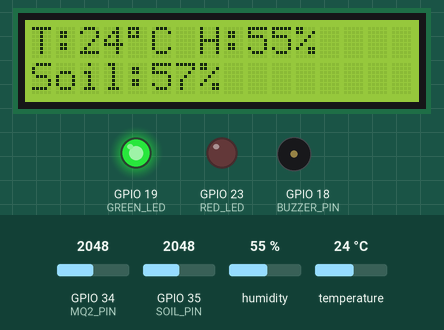
Bench run of a sketch on a simulated ESP32. Parts: 16×2 character LCD, output pins drawn as LEDs (lit = HIGH), buzzer (waves = sounding). The inputs (shaded band) are chosen by the test bench; at power-on: GPIO 34 (MQ2_PIN) = 2048, humidity 55 %, GPIO 35 (SOIL_PIN) = 2048, temperature 24 °C. WiFi joins after 1.5 s; servers stay silent unless stated; uploads are accepted with an empty reply; what the sketch prints to the serial monitor is not drawn.

Above: at 2.8 s.
2.9 s: GPIO 34 (MQ2_PIN) set to 2152
At 3.4 s:
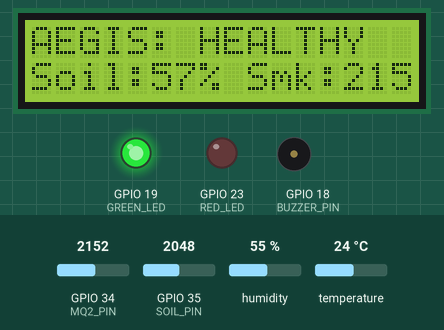
7.5 s: GPIO 34 (MQ2_PIN) set to 2233
At 8.2 s:
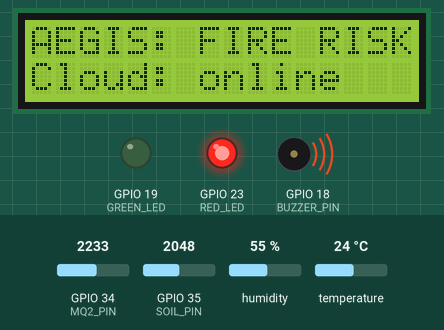
13.6 s: humidity set to 22 %
At 18.9 s:
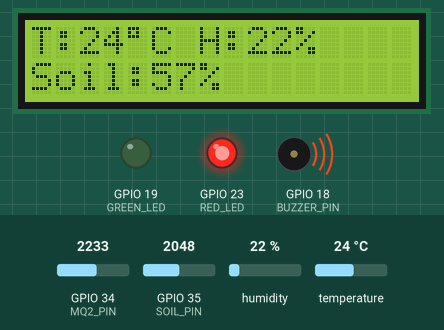
19.7 s: GPIO 35 (SOIL_PIN) set to 2866
At 22.3 s:
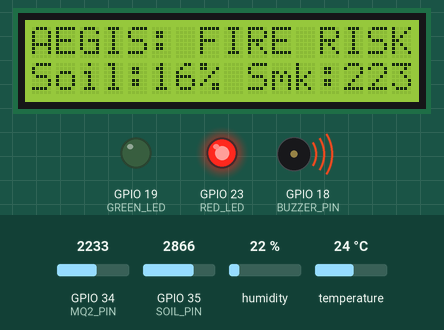
23.1 s: GPIO 34 (MQ2_PIN) set to 1228
At 25.1 s:
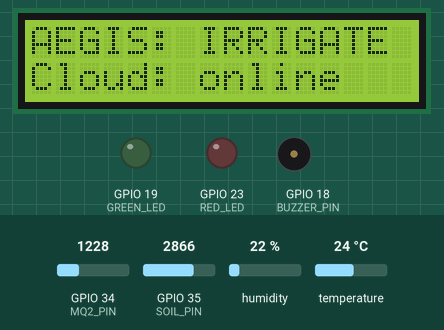
29.2 s: temperature set to 41 °C
At 31.6 s:
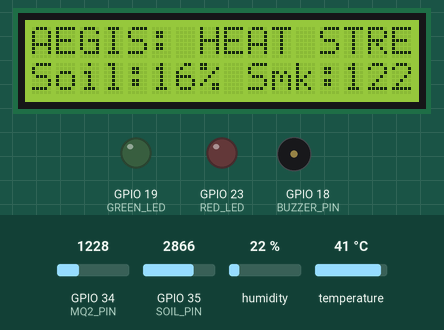
Timing chart, 0 to 33.1 s (numbered marks = the images above; inputs shaded):
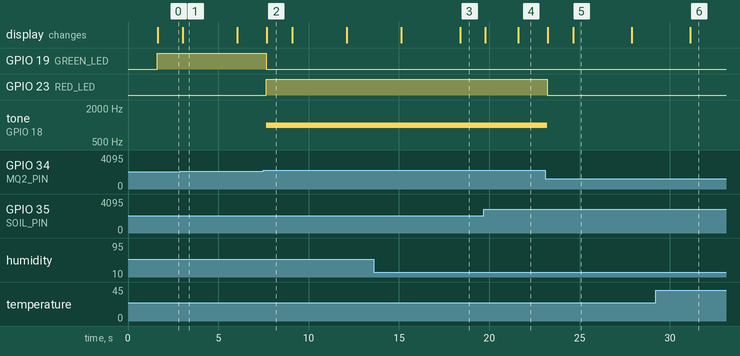

The sketch:

aegis_node.ino
```cpp
/*
 * AEGIS — Agri-Tech Sensor Node (Techathon 3.0 / Vision Venture)
 * -------------------------------------------------------------------
 * Theme: Agri-Tech for Sustainable Farming.
 *
 * A low-cost, modular field node built on an ESP32. It reads soil
 * moisture, air temperature and humidity, and a gas/smoke sensor,
 * then:
 *   1. Computes an INSTANT local status (works even with no internet)
 *      so a farmer always sees something useful on the LCD.
 *   2. POSTs the raw readings as JSON to the AEGIS cloud backend over
 *      Wi-Fi. The backend runs the rule engine + AI advice and replies
 *      with a status, a risk score, and a short human-friendly message.
 *   3. Shows the cloud reply on the LCD (falls back to the local status
 *      if the network is down).
 *
 * DESIGN PRINCIPLE: the ESP32 stays "dumb". All heavy intelligence
 * (history, AI explanations, SMS) lives in the cloud. That keeps the
 * node cheap, replaceable and sustainable — the whole AEGIS pitch.
 *
 * Hardware (breadboard, powered 5V via VIN):
 *   DHT11  data -> GPIO 4
 *   MQ-2   AO   -> GPIO 34   (ADC, input-only)
 *   Soil   AO   -> GPIO 35   (ADC, input-only)
 *   16x2 I2C LCD -> SDA GPIO 21, SCL GPIO 22 (addr 0x27)
 *   (optional) Buzzer -> GPIO 18, Green LED -> GPIO 19, Red LED -> GPIO 23
 *
 * !! ADC SAFETY: the MQ-2 / soil analog outputs can approach 5V when the
 *    modules are powered from 5V, but ESP32 ADC pins tolerate max 3.3V.
 *    Use a voltage divider (e.g. 2x 10k) on each AO line, or power the
 *    soil probe from 3V3. See the wiring notes in /docs.
 *
 * Libraries (Arduino Library Manager):
 *   - DHT sensor library (Adafruit)
 *   - LiquidCrystal_I2C
 *   - ArduinoJson (v6+)
 */

#include <WiFi.h>
#include <HTTPClient.h>
#include <ArduinoJson.h>
#include <Wire.h>
#include <LiquidCrystal_I2C.h>
#include <DHT.h>

// ---------------------------------------------------------------------------
// Configuration — edit these for your setup
// ---------------------------------------------------------------------------
#define WIFI_SSID     "YOUR_WIFI_SSID"
#define WIFI_PASSWORD "YOUR_WIFI_PASSWORD"

// AEGIS cloud ingest endpoint. For a local demo, run the dashboard with
// `pnpm dev` and point this at your PC's LAN IP, e.g. http://192.168.1.50:3000
#define AEGIS_INGEST_URL "http://YOUR_PC_LAN_IP:3000/api/ingest"

// Unique id for this field node (lets one dashboard track many nodes).
#define NODE_ID "field-a"

// Pins
#define DHT_PIN    4
#define DHT_TYPE   DHT11
#define MQ2_PIN    34
#define SOIL_PIN   35
#define BUZZER_PIN 18   // optional
#define GREEN_LED  19   // optional
#define RED_LED    23   // optional

// Soil calibration (RAW ADC). Measure your own probe:
//   SOIL_DRY_RAW  = reading in bone-dry air
//   SOIL_WET_RAW  = reading in a glass of water
// We map raw -> 0..100% moisture using these. Defaults assume a typical
// capacitive probe where DRY reads higher than WET.
#define SOIL_DRY_RAW 3200
#define SOIL_WET_RAW 1200

// Local rule-engine thresholds (mirror the cloud rules so offline == online)
#define SOIL_IRRIGATE_BELOW_PCT 30   // below this % -> irrigate
#define SMOKE_ALERT_ABOVE       2200 // MQ-2 raw -> possible field fire
#define HEAT_STRESS_ABOVE_C     40   // air temp -> heat stress
#define FROST_RISK_BELOW_C      4    // air temp -> frost risk

#define POST_INTERVAL_MS  5000       // send to cloud every 5s
#define LCD_PAGE_MS       3000       // rotate LCD page every 3s

// ---------------------------------------------------------------------------
// Globals
// ---------------------------------------------------------------------------
LiquidCrystal_I2C lcd(0x27, 16, 2);
DHT dht(DHT_PIN, DHT_TYPE);

struct Readings {
  float temperature = NAN;
  float humidity    = NAN;
  int   smoke       = 0;
  int   soilRaw     = 0;
  int   soilPct     = 0;
  bool  dhtOk       = false;
};

// Status shown to the farmer. Local status is a safe fallback; cloud status
// (when available) overrides the message with AI-written advice.
String localStatus  = "STARTING";
String cloudStatus  = "";
String cloudMessage = "";
int    cloudRisk    = -1;

Readings latest;
unsigned long lastPost = 0;
unsigned long lastPage = 0;
int  lcdPage = 0;

// ---------------------------------------------------------------------------
// Sensor + logic helpers
// ---------------------------------------------------------------------------
int soilToPercent(int raw) {
  // Higher raw = drier for a typical capacitive probe.
  long pct = map(raw, SOIL_DRY_RAW, SOIL_WET_RAW, 0, 100);
  if (pct < 0) pct = 0;
  if (pct > 100) pct = 100;
  return (int)pct;
}

void readSensors() {
  latest.temperature = dht.readTemperature();
  latest.humidity    = dht.readHumidity();
  latest.dhtOk       = !(isnan(latest.temperature) || isnan(latest.humidity));
  latest.smoke       = analogRead(MQ2_PIN);
  latest.soilRaw     = analogRead(SOIL_PIN);
  latest.soilPct     = soilToPercent(latest.soilRaw);
}

// Instant, offline-safe status. Priority: safety > frost > heat > irrigation.
void computeLocalStatus() {
  if (latest.smoke > SMOKE_ALERT_ABOVE) {
    localStatus = "FIRE RISK";
  } else if (latest.dhtOk && latest.temperature < FROST_RISK_BELOW_C) {
    localStatus = "FROST RISK";
  } else if (latest.dhtOk && latest.temperature > HEAT_STRESS_ABOVE_C) {
    localStatus = "HEAT STRESS";
  } else if (latest.soilPct < SOIL_IRRIGATE_BELOW_PCT) {
    localStatus = "IRRIGATE NOW";
  } else {
    localStatus = "HEALTHY";
  }
}

void driveActuators() {
  bool alarm = (localStatus == "FIRE RISK");
  digitalWrite(GREEN_LED, localStatus == "HEALTHY");
  digitalWrite(RED_LED, alarm);
  if (alarm) tone(BUZZER_PIN, 1000);
  else noTone(BUZZER_PIN);
}

// ---------------------------------------------------------------------------
// LCD — no flicker: we overwrite fixed-width fields, never lcd.clear() in loop
// ---------------------------------------------------------------------------
void printPadded(const String &s) {
  String out = s;
  while (out.length() < 16) out += ' ';
  lcd.print(out.substring(0, 16));
}

void updateLCD() {
  // Effective status: cloud wins if we have one, else local.
  String status = cloudStatus.length() ? cloudStatus : localStatus;

  lcd.setCursor(0, 0);
  switch (lcdPage) {
    case 0: { // Temp / Humidity
      String t = latest.dhtOk ? "T:" + String((int)latest.temperature) + (char)223 + "C" : "T:--";
      String h = latest.dhtOk ? " H:" + String((int)latest.humidity) + "%" : " H:--";
      printPadded(t + h);
      lcd.setCursor(0, 1);
      printPadded("Soil:" + String(latest.soilPct) + "%");
      break;
    }
    case 1: { // Status + risk
      printPadded("AEGIS: " + status);
      lcd.setCursor(0, 1);
      if (cloudRisk >= 0) printPadded("Risk: " + String(cloudRisk) + "%");
      else                printPadded("Soil:" + String(latest.soilPct) + "% Smk:" + String(latest.smoke));
      break;
    }
    case 2: { // Cloud advice (scrolls the message across two lines)
      if (cloudMessage.length()) {
        printPadded(cloudMessage.substring(0, 16));
        lcd.setCursor(0, 1);
        printPadded(cloudMessage.length() > 16 ? cloudMessage.substring(16, 32) : "");
      } else {
        printPadded("AEGIS: " + status);
        lcd.setCursor(0, 1);
        printPadded(WiFi.status() == WL_CONNECTED ? "Cloud: online" : "Cloud: offline");
      }
      break;
    }
  }
}

// ---------------------------------------------------------------------------
// Networking
// ---------------------------------------------------------------------------
void connectWiFi() {
  WiFi.mode(WIFI_STA);
  WiFi.begin(WIFI_SSID, WIFI_PASSWORD);
  lcd.setCursor(0, 1);
  printPadded("WiFi...");
  unsigned long start = millis();
  while (WiFi.status() != WL_CONNECTED && millis() - start < 15000) {
    delay(300);
  }
}

void sendToCloud() {
  if (WiFi.status() != WL_CONNECTED) {
    // Try to reconnect quietly; keep running on local status meanwhile.
    WiFi.reconnect();
    return;
  }

  StaticJsonDocument<256> doc;
  doc["nodeId"]      = NODE_ID;
  doc["temperature"] = latest.dhtOk ? latest.temperature : (float)0;
  doc["humidity"]    = latest.dhtOk ? latest.humidity : (float)0;
  doc["smoke"]       = latest.smoke;
  doc["soilRaw"]     = latest.soilRaw;
  doc["soilPct"]     = latest.soilPct;
  doc["dhtOk"]       = latest.dhtOk;
  doc["localStatus"] = localStatus;

  String body;
  serializeJson(doc, body);

  HTTPClient http;
  http.begin(AEGIS_INGEST_URL);
  http.addHeader("Content-Type", "application/json");
  int code = http.POST(body);

  if (code == 200) {
    String resp = http.getString();
    StaticJsonDocument<384> in;
    if (deserializeJson(in, resp) == DeserializationError::Ok) {
      cloudStatus  = in["status"]  | localStatus;
      cloudRisk    = in["risk"]    | -1;
      cloudMessage = in["message"] | "";
    }
  } else {
    // Network hiccup: drop back to local status until next success.
    cloudStatus = "";
    cloudRisk   = -1;
  }
  http.end();
}

// ---------------------------------------------------------------------------
// Setup / loop
// ---------------------------------------------------------------------------
void setup() {
  Serial.begin(115200);
  pinMode(BUZZER_PIN, OUTPUT);
  pinMode(GREEN_LED, OUTPUT);
  pinMode(RED_LED, OUTPUT);

  dht.begin();
  Wire.begin();
  lcd.init();
  lcd.backlight();
  lcd.clear();
  lcd.setCursor(0, 0);
  printPadded("AEGIS Agri Node");

  connectWiFi();
  lcd.clear();
}

void loop() {
  readSensors();
  computeLocalStatus();
  driveActuators();

  unsigned long now = millis();

  if (now - lastPage >= LCD_PAGE_MS) {
    lcdPage = (lcdPage + 1) % 3;
    lastPage = now;
  }
  updateLCD();

  if (now - lastPost >= POST_INTERVAL_MS) {
    sendToCloud();
    lastPost = now;
    // One-line serial log for debugging / the demo video.
    Serial.printf("T:%.1f H:%.1f Smoke:%d Soil:%d%%(%d) | local:%s cloud:%s risk:%d\n",
                  latest.temperature, latest.humidity, latest.smoke,
                  latest.soilPct, latest.soilRaw,
                  localStatus.c_str(),
                  cloudStatus.length() ? cloudStatus.c_str() : "-",
                  cloudRisk);
  }

  delay(200);
}
```

Measured:
- the behaviour switches between 2200 and 2201 on GPIO 34 (MQ2_PIN) (found by bisection; images 1 and 2)
- after the input at 7.5 s, GPIO 19 (GREEN_LED): HIGH → LOW after 0.15 s; GPIO 23 (RED_LED): LOW → HIGH after 0.15 s; tone on GPIO 18 (BUZZER_PIN): silent → 1000 Hz after 0.15 s; the display: changes after 0.18 s (image 2)
- after the input at 19.7 s, the display: first changes after 0.07 s (image 4 shows a later state)
- after the input at 23.1 s, GPIO 23 (RED_LED): HIGH → LOW after 0.12 s; tone on GPIO 18 (BUZZER_PIN): 1000 Hz → silent after 0.12 s; the display: first changes after 0.15 s (image 5 shows a later state)
- after the input at 29.2 s, the display: changes after 1.9 s (image 6)
- what the display in image 1 shows lasts 3.1 s, from 3.0 s to 6.1 s
- what the display in image 2 shows lasts 1.4 s, from 7.7 s to 9.1 s
